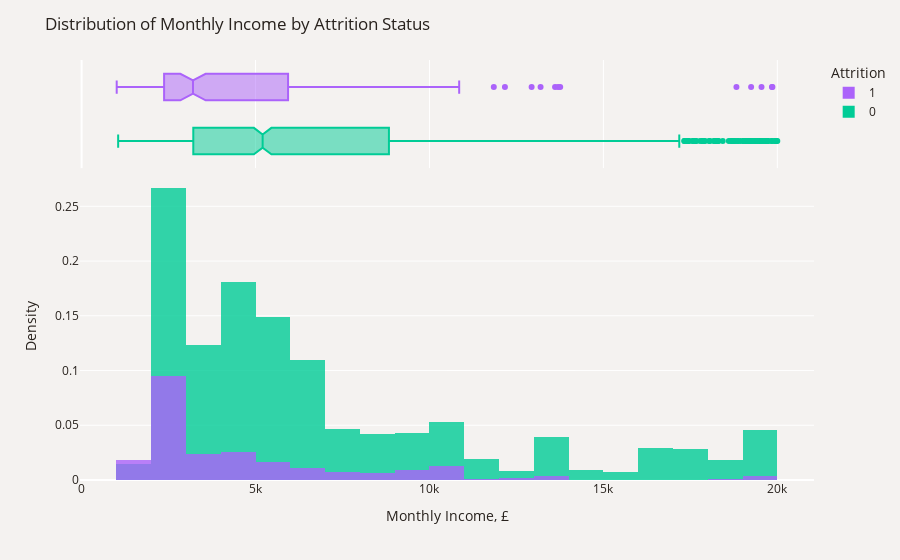

The code cell stored with this chart in its notebook:
### Code cell
plot_df=data.sort_values(by="Attrition")
fig=px.histogram(plot_df, x='MonthlyIncome', color='Attrition', 
                 opacity=0.8, histnorm='density', barmode='overlay', marginal='box',
                 color_discrete_map={'Yes': '#B9C0C9','No': '#CDBBA7'})
fig.update_layout(title_text='Distribution of Monthly Income by Attrition Status',
                  xaxis_title='Monthly Income, £', yaxis_title='Density',font_color='#28221D',
                  paper_bgcolor='#F4F2F0', plot_bgcolor='#F4F2F0', legend_traceorder='reversed')
fig.show()

### Figure 1 — Plotly figure (JSON) as saved in the notebook; plotly's stock layout.template omitted (floating-point values rounded to 4 significant figures; data arrays with more than 128 entries replaced by an {"elided": "..."} marker saying what was removed)
{"data": [{"alignmentgroup": "True", "bingroup": "x", "histnorm": "density", "hovertemplate": "Attrition=0<br>MonthlyIncome=%{x}<br>density=%{y}<extra></extra>", "legendgroup": "0", "marker": {"color": "#00cc96", "opacity": 0.8, "pattern": {"shape": ""}}, "name": "0", "offsetgroup": "0", "orientation": "v", "showlegend": true, "type": "histogram", "x": {"elided": "1233 int values"}, "xaxis": "x", "yaxis": "y"}, {"alignmentgroup": "True", "hovertemplate": "Attrition=0<br>MonthlyIncome=%{x}<extra></extra>", "legendgroup": "0", "marker": {"color": "#00cc96"}, "name": "0", "notched": true, "offsetgroup": "0", "showlegend": false, "type": "box", "x": {"elided": "1233 int values"}, "xaxis": "x2", "yaxis": "y2"}, {"alignmentgroup": "True", "bingroup": "x", "histnorm": "density", "hovertemplate": "Attrition=1<br>MonthlyIncome=%{x}<br>density=%{y}<extra></extra>", "legendgroup": "1", "marker": {"color": "#ab63fa", "opacity": 0.8, "pattern": {"shape": ""}}, "name": "1", "offsetgroup": "1", "orientation": "v", "showlegend": true, "type": "histogram", "x": {"elided": "237 int values"}, "xaxis": "x", "yaxis": "y"}, {"alignmentgroup": "True", "hovertemplate": "Attrition=1<br>MonthlyIncome=%{x}<extra></extra>", "legendgroup": "1", "marker": {"color": "#ab63fa"}, "name": "1", "notched": true, "offsetgroup": "1", "showlegend": false, "type": "box", "x": {"elided": "237 int values"}, "xaxis": "x2", "yaxis": "y2"}], "layout": {"barmode": "overlay", "font": {"color": "#28221D"}, "legend": {"title": {"text": "Attrition"}, "tracegroupgap": 0, "traceorder": "reversed"}, "margin": {"t": 60}, "paper_bgcolor": "#F4F2F0", "plot_bgcolor": "#F4F2F0", "title": {"text": "Distribution of Monthly Income by Attrition Status"}, "xaxis": {"anchor": "y", "domain": [0, 1], "title": {"text": "Monthly Income, £"}}, "xaxis2": {"anchor": "y2", "domain": [0, 1], "matches": "x", "showgrid": true, "showticklabels": false}, "yaxis": {"anchor": "x", "domain": [0, 0.7326], "title": {"text": "Density"}}, "yaxis2": {"anchor": "x2", "domain": [0.7426, 1], "matches": "y2", "showgrid": false, "showline": false, "showticklabels": false, "ticks": ""}}}
